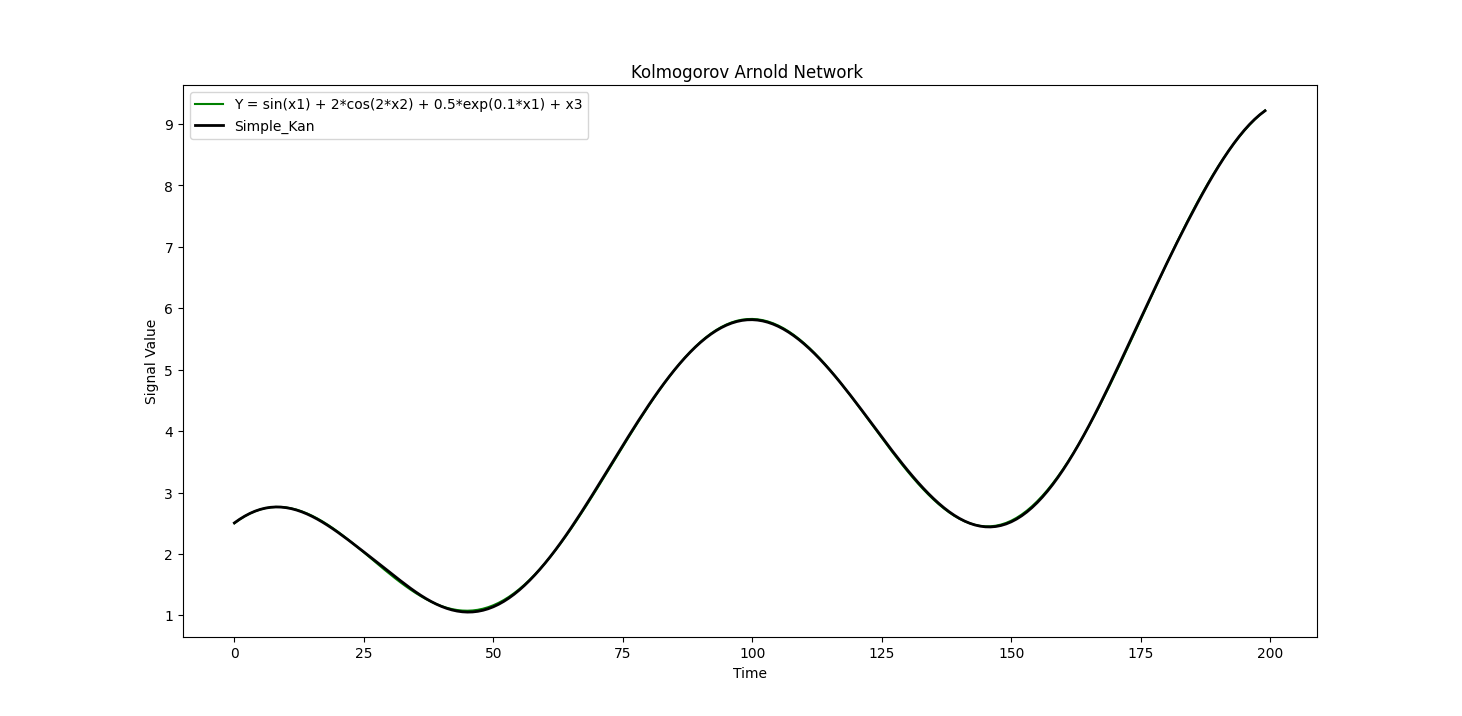

This chart was generated by the following Python code:
import matplotlib.pyplot as plt
import numpy as np
from simple_kan import Simple_Kan

data_points = 200 
x1 = np.linspace(0,2*np.pi,data_points)
x2 = np.linspace(0,2*np.pi,data_points)
x3 = np.linspace(0,2*np.pi,data_points)
X0 = np.column_stack((x1, x2, x3))

Y = np.sin(x1) + 2*np.cos(2*x2) + 0.5*np.exp(0.1*x1) + x3



model = Simple_Kan(max_degree=3,intervals=3,input=X0,target=Y)
model.train(epochs = 1000,learning_rate = 0.8)
Y_hat = model.forward(X0)


plt.figure(figsize=(12, 8))
plt.plot(Y, label='Y = sin(x1) + 2*cos(2*x2) + 0.5*exp(0.1*x1) + x3', color='green')
plt.plot(Y_hat, label='Simple_Kan',  color='black', linewidth=2)
plt.title('Kolmogorov Arnold Network ')
plt.xlabel('Time')
plt.ylabel('Signal Value')
plt.legend()
plt.legend()
plt.show()
